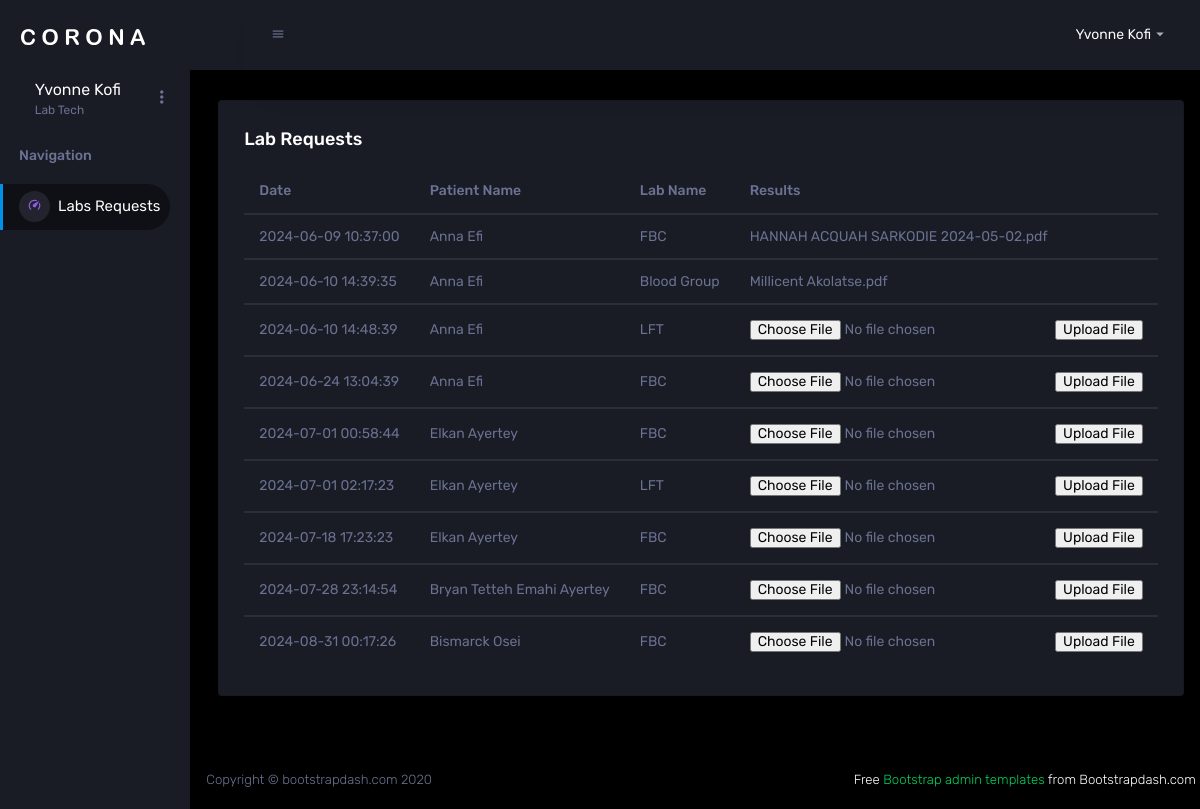
Screenshot of /pages/lab/labs.php (signed in) with the database file from the repository.
### tables this page shows
CREATE TABLE `patients_labs` (
  `p_lab_id` int(11) NOT NULL,
  `date` datetime NOT NULL,
  `apt_id` int(11) NOT NULL,
  `lab_id` int(11) NOT NULL,
  `lab_results` varchar(255) DEFAULT NULL,
  `lab_date` datetime DEFAULT NULL,
  `created_by` varchar(50) NOT NULL,
  `deleted` tinyint(1) NOT NULL DEFAULT 0
);

CREATE TABLE `labs` (
  `lab_id` int(11) NOT NULL,
  `lab_name` varchar(50) NOT NULL,
  `price` double DEFAULT NULL
);

### pages/lab/labs.php (the view, shortened to what this page needs)
<?php
include "../conn.php";
?>
<!DOCTYPE html>
<html>
<body>
<!DOCTYPE html>
<html lang='en'>
  <head>
    <link rel='stylesheet' href='../../assets/vendors/mdi/css/materialdesignicons.min.css'>
    <link rel='stylesheet' href='../../assets/vendors/css/vendor.bundle.base.css'>
    <link rel='stylesheet' href='../../assets/css/style.css'>
  </head>
  <body>
  <div class='container-scroller'>
    <?php include '../nav.php';?>
  <div class='main-panel'>
        <div class='content-wrapper'>
            <div class='row '>
              <div class='col-12 grid-margin'>
                <div class='card'>
                  <div class='card-body'>
                    <h4 class='card-title'>Lab Requests</h4>
                    <?php
    $sql = "SELECT patients_labs.p_lab_id,patients_labs.date, appointments.patient_id, CONCAT(patient.FName, ' ', patient.LName) AS 'Patient Name', labs.lab_name, patients_labs.lab_results, patients_labs.lab_date FROM patients_labs
INNER JOIN appointments ON patients_labs.apt_id = appointments.id
INNER JOIN patient ON patient.pat_id = appointments.patient_id
INNER JOIN labs ON patients_labs.lab_id = labs.lab_id;";
    $result = $conn->query($sql);?>
                    <div class='table-responsive'>
                        <table class ='table'>
                        <thead>
                            <tr>
                                <th>Date</th><th>Patient Name</th><th>Lab Name</th><th>Results</th>
                            </tr>
                        </thead>
                        <tbody>
                        <?php
    if ($result->num_rows > 0) {
        while($row = $result->fetch_assoc()) {
            $string = "<tbody><tr><td>".$row["date"]."</td><td>".$row["Patient Name"]."</td><td>".$row["lab_name"]."</td>";
            if (is_null($row["lab_results"])) {
                $string =$string ."
                <td><form action='labs.php' method='post' enctype='multipart/form-data'>
                 <input type='hidden' name='id' value=".$row['p_lab_id'].">
                <input type='file' name='fileToUpload' id='fileToUpload' required>
                <input type='submit' value='Upload File' name='submit'>
                </form></td></tr>
                ";
            }else{
                $string = $string."<td>".$row["lab_results"]."</td><tr>";
            }
            echo $string;
        }
    }
    ?>
                        </tbody>
                        </table>
                    </div>
                  </div>
                </div>
              </div>
            </div>
          </div>
          <footer class='footer'>
            <div class='d-sm-flex justify-content-center justify-content-sm-between'>
              <span class='text-muted d-block text-center text-sm-left d-sm-inline-block'>Copyright © bootstrapdash.com 2020</span>
              <span class='float-none float-sm-right d-block mt-1 mt-sm-0 text-center'> Free <a href='https://www.bootstrapdash.com/bootstrap-admin-template/' target='_blank'>Bootstrap admin templates</a> from Bootstrapdash.com</span>
            </div>
          </footer>
        </div>
</body>
</html>

### pages/nav.php (shortened to what this page needs)
<?php
  $nav=[];
  if(isset($_SESSION["user"])){
  if ($_SESSION["user"][1]=="Lab Tech") {
    $nav =[["../lab/labs.php","Labs Requests"]];
  }
  }else{
    echo "Test";
    header("Location: ../index.php");
  }
?>
<!DOCTYPE html>
<html lang="en">
<head>
<head>
    <link rel="stylesheet" href="../../assets/vendors/mdi/css/materialdesignicons.min.css">
    <link rel="stylesheet" href="../../assets/vendors/css/vendor.bundle.base.css">
    <link rel="stylesheet" href="../../assets/css/style.css">
</head>
<body>
  <nav class="sidebar sidebar-offcanvas" id="sidebar">
    <div class="sidebar-brand-wrapper d-none d-lg-flex align-items-center justify-content-center fixed-top">
      <a class="sidebar-brand brand-logo" href=<?php $nav[0]?>><img src="../../assets/images/logo.svg" alt="logo" /></a>
    </div>
    <ul class="nav">
      <li class="nav-item profile">
        <div class="profile-desc">
          <div class="profile-pic">
            <div class="profile-name">
              <h5 class="mb-0 font-weight-normal"><?php echo $_SESSION["user"][2]?></h5>
              <span><?php echo $_SESSION["user"][1]?></span>
            </div>
          </div>
          <a href="#" id="profile-dropdown" data-toggle="dropdown"><i class="mdi mdi-dots-vertical"></i></a>
        </div>
      </li>
      <li class="nav-item nav-category">
        <span class="nav-link">Navigation</span>
      </li>
      <?php
    for ($i=0; $i < count($nav); $i++) {
      echo "
      <li class='nav-item menu-items'>
        <a class='nav-link' href='".$nav[$i][0]."'>
          <span class='menu-icon'>
            <i class='mdi mdi-speedometer'></i>
          </span>
          <span class='menu-title'>".$nav[$i][1]."</span>
        </a>
      </li>";
    }
  ?>
  </nav>
        <nav class="navbar p-0 fixed-top d-flex flex-row">
          <div class="navbar-menu-wrapper flex-grow d-flex align-items-stretch">
            <button class="navbar-toggler navbar-toggler align-self-center" type="button" data-toggle="minimize">
              <span class="mdi mdi-menu"></span>
            </button>
            <ul class="navbar-nav navbar-nav-right">
              <li class="nav-item dropdown">
                <a class="nav-link" id="profileDropdown" href="#" data-toggle="dropdown">
                  <div class="navbar-profile">
                    <p class="mb-0 d-none d-sm-block navbar-profile-name"><?php echo $_SESSION["user"][2]?></p>
                    <i class="mdi mdi-menu-down d-none d-sm-block"></i>
                  </div>
                </a>
              </li>
            </ul>
          </div>
        </nav>
</body>
</html>

### rows the page displays
patients_labs: date "2024-06-09 10:37:00", Patient "Anna Efi", lab.lab_name "FBC", lab_results "HANNAH ACQUAH SARKODIE 2024-05-02.pdf"
patients_labs: date "2024-06-10 14:39:35", Patient "Anna Efi", lab.lab_name "Blood Group", lab_results "Millicent Akolatse.pdf"
patients_labs: date "2024-06-10 14:48:39", Patient "Anna Efi", lab.lab_name "LFT"
patients_labs: date "2024-06-24 13:04:39", Patient "Anna Efi", lab.lab_name "FBC"
patients_labs: date "2024-07-01 00:58:44", Patient "Elkan Ayertey", lab.lab_name "FBC"
patients_labs: date "2024-07-01 02:17:23", Patient "Elkan Ayertey", lab.lab_name "LFT"
patients_labs: date "2024-07-18 17:23:23", Patient "Elkan Ayertey", lab.lab_name "FBC"
patients_labs: date "2024-07-28 23:14:54", Patient "Bryan Tetteh Emahi Ayertey", lab.lab_name "FBC"
patients_labs: date "2024-08-31 00:17:26", Patient "Bismarck Osei", lab.lab_name "FBC"

### other values shown
$_SESSION["user"][2] "Yvonne Kofi"
$_SESSION["user"][1] "Lab Tech"
$nav[$i][1] "Labs Requests"
